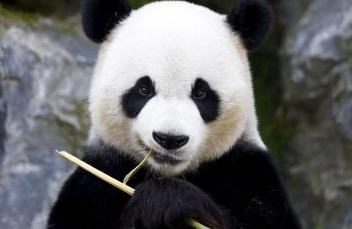
%> input picture Workspace/CTE/ImageProcessing/W2/filterImg/panda.jpg, 352 x 229 px
$ octave filterExamples.m   (GNU Octave 9; MATLAB toolbox functions it lacks are replaced by stand-ins)
%> lines starting %> are read from the running program, lines starting %| are printed output that depends on the picture
close all;

%% Load Image
im = imread('filterImg/panda.jpg');
%> im is the input picture: size 229x352x3 uint8; mean R, G, B 101.2, 101.3, 102.6
figure; imshow(im); title('Panda Original');

%% Convert to Gray
imG = rgb2gray(im);
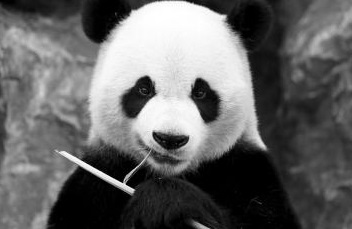
%> imG: size 229x352 uint8; min 0, max 255, mean 101.4
figure; imshow(imG); title('panda gray scale');

%% int to double
imD = im2double(im);

%% Low pass filtering
%% Average / box filter
h_box = fspecial('average',[13,13]); % box filter
h_box2 = ones(13, 13)./(13*13);
if (isequal(h_box, h_box2))
    disp('2 filters are same');
end
im_box = imfilter(imD, h_box, 'conv');
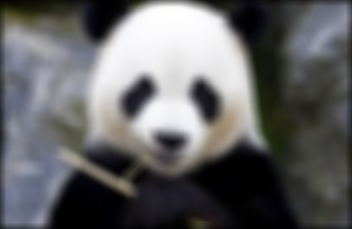
%> im_box: size 229x352x3 double; mean R, G, B 0.391, 0.391, 0.396
figure; imshow(im_box); title('box filter');

%% Gaussian filter
h_gaus = fspecial('gaussian', [13, 13], 0.5); % last parameter is sigma
im_gaus = imfilter(imD, h_gaus, 'conv');
figure; imshow(im_gaus); title('gaussian filter. sigma = 0.5');

h_gausblur = fspecial('gaussian', [13, 13], 5);
im_gausblur = imfilter(imD, h_gausblur, 'conv');
figure; imshow(im_gausblur); title('gaussian filter. sigma = 5');

%% High pass filtering
%% Laplacian filter
h_lap = [0 -1 0; -1 4 -1; 0 -1 0 ];
im_lap = imfilter(imD, h_lap, 'conv');
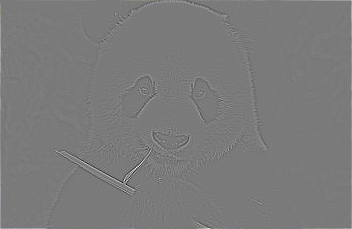
%> im_lap: size 229x352x3 double; mean R, G, B 0.0034, 0.00348, 0.00355; drawn with min black and max white
figure; imshow(im_lap); title('custom Laplacian filter');

%% Other Laplacian filter
h_lap2 = [-1 -1 -1; -1 8 -1; -1 -1 -1];
im_lap2 = imfilter(imD, h_lap2, 'conv');
figure; imshow(im_lap2); title('second custom Laplacian filter');

%% fspecial Laplacian filter
h_flap = fspecial('laplacian', 0.1); % Last args is ALPHA
im_flap = imfilter(imD, h_flap, 'conv');
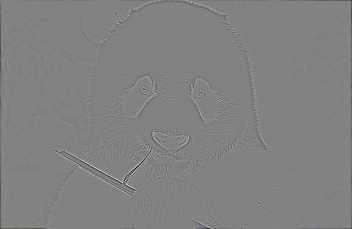
%> im_flap: size 229x352x3 double; mean R, G, B -0.0034, -0.00348, -0.00355; drawn with min black and max white
figure; imshow(im_flap); title('fspecial Laplacian filter');
%> after `imshow(im_flap)`:
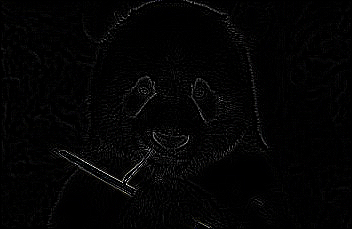
%> displayed picture: size 229x352x3, on the screen's scale of 0 to 255; mean R, G, B 3.7, 3.7, 3.8

%% Image Sharpening
im_sharp = imD + im_lap;
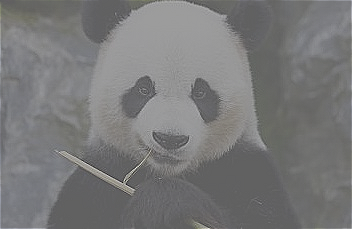
%> im_sharp: size 229x352x3 double; mean R, G, B 0.4, 0.401, 0.406; drawn with min black and max white
figure; imshow(im_sharp); title('Sharpened Image with Laplacian filter');
%> after `imshow(im_sharp)`:
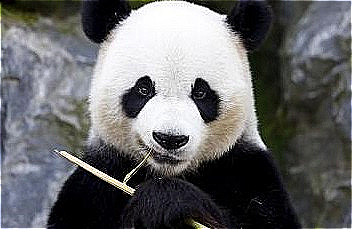
%> displayed picture: size 229x352x3, on the screen's scale of 0 to 255; mean R, G, B 102.4, 102.6, 103.8
